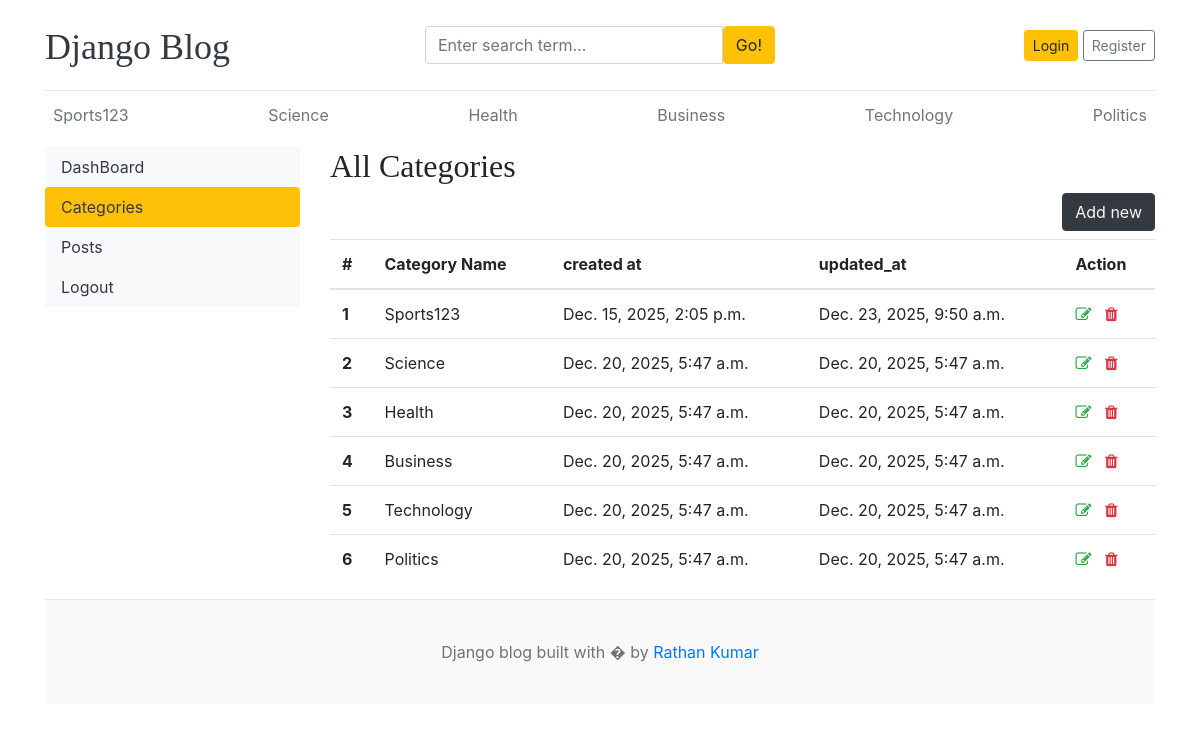
/dashboard/categories/, run on the app's committed database.
### blogs/models.py (models this page shows, shortened)
class Category(models.Model):
    category = models.CharField(max_length=50)
    created_at = models.DateTimeField(auto_now_add=True)
    updated_at = models.DateTimeField(auto_now=True)
    class Meta:
        verbose_name_plural = 'categories'

### dashboards/views.py (the view)
# urls.py: path('categories/',views.categories,name="categories"),
def categories(request):
    return render(request,"dashboards/categories.html")

### blogs/context_processors.py (called while the page is built)
def get_categories(request):
    categories=Category.objects.all()
    return dict(categories=categories)

def get_social_links(request):
    social_links=SocialLink.objects.all()
    return dict(social_links=social_links)

### templates/dashboards/categories.html (shortened to what this page needs)
{% extends 'base.html' %}
{% block content %}
<div class="row">
    {% include 'dashboards/sidebar.html' %}
    <div class="col-md-9">
      <h2>All Categories</h2>
      <a href="{% url 'add_category' %}" class="btn btn-dark text-light float-right mb-2">Add new</a>
  <table class="table table-hover">
  <thead>
    <tr>
      <th>#</th>
      <th>Category Name</th>
      <th>created at</th>
      <th>updated_at</th>
      <th>Action</th>
    </tr>
  </thead>
  <tbody>
    {% for cat in categories %}
    <tr>
      <th>{{ forloop.counter }}</th>
      <td>{{cat.category}}</td>
      <td>{{cat.created_at}}</td>
      <td>{{cat.updated_at}}</td>
      <td>
        <a href="{% url 'edit_category' cat.id %}"> <i class="fa fa-edit text-success"></i> </a>
        <a href="{% url 'delete_category' cat.id %}"> <i class="fa fa-trash text-danger"></i> </a>
      </td>
    </tr>
    {% endfor %}
  </tbody>
</table>
    </div>
</div>
{% endblock %}

### templates/base.html (shortened to what this page needs)
{% load static %}
<!DOCTYPE html>
<html lang="en">
<head>
    <link href="https://getbootstrap.com/docs/4.0/dist/css/bootstrap.min.css" rel="stylesheet">
    <link href="{% static 'css/blog.css' %}" rel="stylesheet">
    <link rel="stylesheet" href="https://cdnjs.cloudflare.com/ajax/libs/font-awesome/4.7.0/css/font-awesome.min.css">
  </head>
<body>
    <div class="container">
      <header class="blog-header py-3">
        <div class="row flex-nowrap justify-content-between align-items-center">
          <div class="col-4 pt-1">
            <a class="blog-header-logo text-dark" href="/">Django Blog</a>
          </div>
          <div class="col-4">
            <form action="{% url 'search' %}" method="GET">
              <div class="input-group">
                <input class="form-control" value="{{keyword}}" type="text" name="keyword" placeholder="Enter search term..." aria-label="Enter search term..." aria-describedby="button-search" />
                <button type="submit" class="btn btn-warning" id="button-search" type="button">Go!</button>
              </div>
            </form>
          </div>
          <div class="col-4 d-flex justify-content-end align-items-center">
            {% if not user.is_authenticated %}
            <a class="btn btn-sm btn-warning" href="{% url 'login' %}">Login</a> &nbsp;
            <a class="btn btn-sm btn-outline-secondary" href="{% url 'register' %}">Register</a>
            {% else %}
            <span><a href="{% url 'dashboard' %}">DashBoard</a></span>
            &emsp;
            <span><a href="{% url 'logout' %}">logout</a></span>
            {% endif %}
          </div>
        </div>
      </header>
      <div class="nav-scroller py-1 mb-2">
        <nav class="nav d-flex justify-content-between">
          {% for category in categories %}
          <a class="p-2 text-muted" href="{% url 'posts_by_category' category.id %}">{{category.category}}</a>
          {% endfor %}
        </nav>
      </div>
{% block content %}
{% endblock %}
<footer class="blog-footer">
  <p>Django blog built with � by <a href="#">Rathan Kumar</a></p>
</footer>
</body>
</html>

### blog_main/static/css/blog.css (style rules this page uses)
.blog-header { border-bottom: 1px solid #e5e5e5; }
.blog-header-logo { font-family: "Playfair Display", Georgia, "Times New Roman", serif; font-size: 2.25rem; }
h1, h2, h3, h4, h5, h6 { font-family: "Playfair Display", Georgia, "Times New Roman", serif; }
.blog-footer { padding: 2.5rem 0; color: #727272; text-align: center; background-color: #f9f9f9; border-top: .05rem solid #e5e5e5; }
.blog-footer p:last-child { margin-bottom: 0; }

### data on the page
Category: category "Sports123", created_at "Dec. 15, 2025, 2:05 p.m.", updated_at "Dec. 23, 2025, 9:50 a.m."
Category: category "Science", created_at "Dec. 20, 2025, 5:47 a.m.", updated_at "Dec. 20, 2025, 5:47 a.m."
Category: category "Health", created_at "Dec. 20, 2025, 5:47 a.m.", updated_at "Dec. 20, 2025, 5:47 a.m."
Category: category "Business", created_at "Dec. 20, 2025, 5:47 a.m.", updated_at "Dec. 20, 2025, 5:47 a.m."
Category: category "Technology", created_at "Dec. 20, 2025, 5:47 a.m.", updated_at "Dec. 20, 2025, 5:47 a.m."
Category: category "Politics", created_at "Dec. 20, 2025, 5:47 a.m.", updated_at "Dec. 20, 2025, 5:47 a.m."
